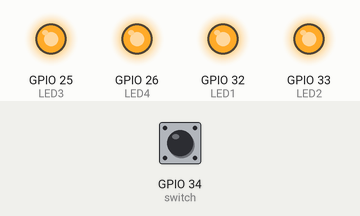
Simulated run of this sketch. Board: ESP32. Shown: output pins drawn as LEDs (lit = HIGH). Dashed ring = blinking. The test bench sets the inputs (shaded band); at power-on: GPIO 34 (switch) LOW. What the sketch prints to the serial monitor is not drawn.

Above: at 1.2 s.
1.3 s: GPIO 34 (switch) pulled HIGH for 1 s
At 1.7 s:
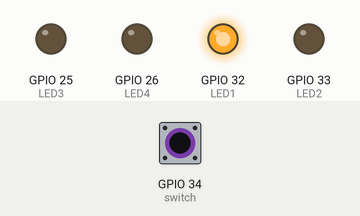
At 2.2 s:
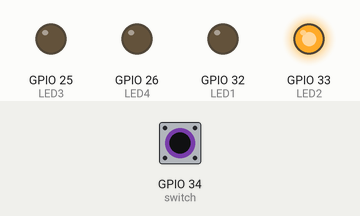
3.8 s: GPIO 34 (switch) pulled HIGH for 3.2 s
At 5.7 s:
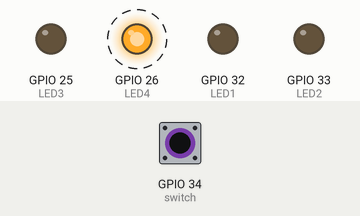
Timing chart, 0 to 8.8 s (numbered marks = the images above; inputs shaded):
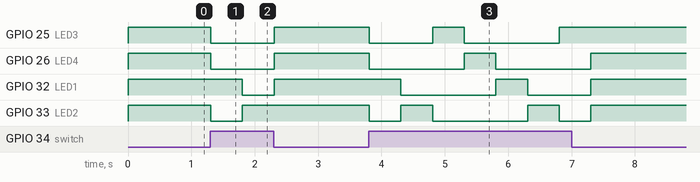

Measured:
- after the input at 1.3 s, GPIO 25 (LED3), GPIO 26 (LED4): HIGH → LOW at once, → HIGH 1.0 s later; GPIO 32 (LED1): HIGH → LOW after 0.50 s, → HIGH 0.50 s later; GPIO 33 (LED2): HIGH → LOW at once, → HIGH 0.50 s later
- after the input at 3.8 s, GPIO 25 (LED3): HIGH → LOW at once, → HIGH 1.0 s later, → LOW 0.50 s later, → HIGH 1.5 s later; GPIO 26 (LED4): alternates HIGH for 0.50 s and LOW for 1.5 s, 4 changes in all, then stays HIGH, starting at once

The sketch:

Asm4-6188089-Nattawipa.ino
```cpp
//6188089 - Nattawipa Saetae
//VDO URL: https://drive.google.com/file/d/1i4Kiv9YjdCbEJAfTBKeq2YYLpHFfJLrX/view?usp=sharing
// the switch leg is too short

int dip_state = 0; //dip switch
int LED1 = 32;
int LED2 = 33;
int LED3 = 25;
int LED4 = 26;
int current = 0;

void setup()
{
  pinMode(34, INPUT);
  Serial.begin(9600);

  pinMode(32, OUTPUT);
  pinMode(33, OUTPUT);
  pinMode(25, OUTPUT);
  pinMode(26, OUTPUT);
}

void loop()
{
  dip_state = digitalRead(34); //read dip switch
  Serial.println(dip_state);
  if (dip_state == 1) //switch on
  {
    if(current == 0 || current == LED4)
    {
      digitalWrite(LED1, HIGH); //led1 on
      digitalWrite(LED2, LOW);
      digitalWrite(LED3, LOW);
      digitalWrite(LED4, LOW);
      current = LED1;
     }
    else if(current == LED1)
    {
      digitalWrite(32, LOW);
      digitalWrite(33, HIGH); //led2 on
      digitalWrite(LED3, LOW);
      digitalWrite(LED4, LOW);
      current = LED2;
     }
     else if(current == LED2)
    {
      digitalWrite(LED1, LOW);
      digitalWrite(LED2, LOW);
      digitalWrite(LED3, HIGH); //led3 on
      digitalWrite(LED4, LOW);
      current = LED3;
     }
     else if(current == LED3)
    {
      digitalWrite(LED1, LOW);
      digitalWrite(LED2, LOW);
      digitalWrite(LED3, LOW);
      digitalWrite(LED4, HIGH); //led4 on
      current = LED4;
     }
     delay(500); //0.5 seconds
  }
  else //switch off
  {
    digitalWrite(LED1, HIGH); //led1 on
    digitalWrite(LED2, HIGH); //led2 on
    digitalWrite(LED3, HIGH); //led3 on
    digitalWrite(LED4, HIGH); //led4 on
    current = 0;
  }
}
```
